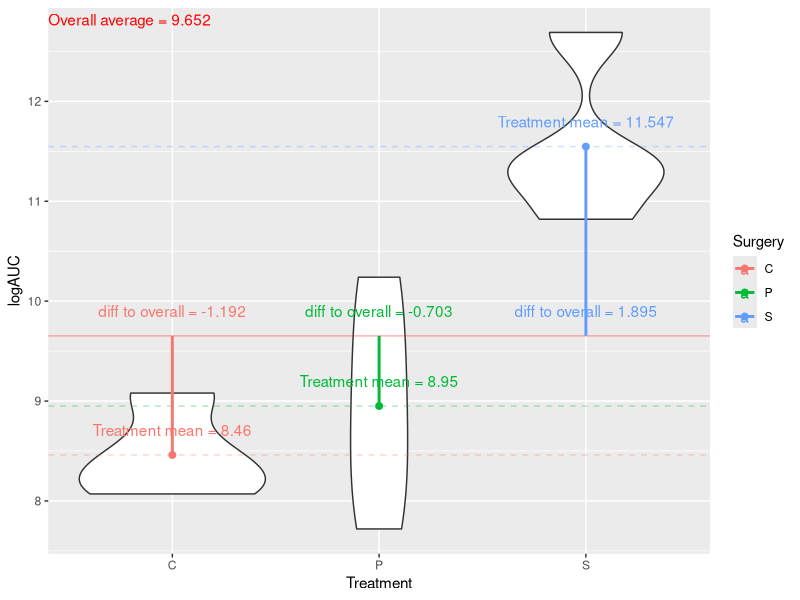
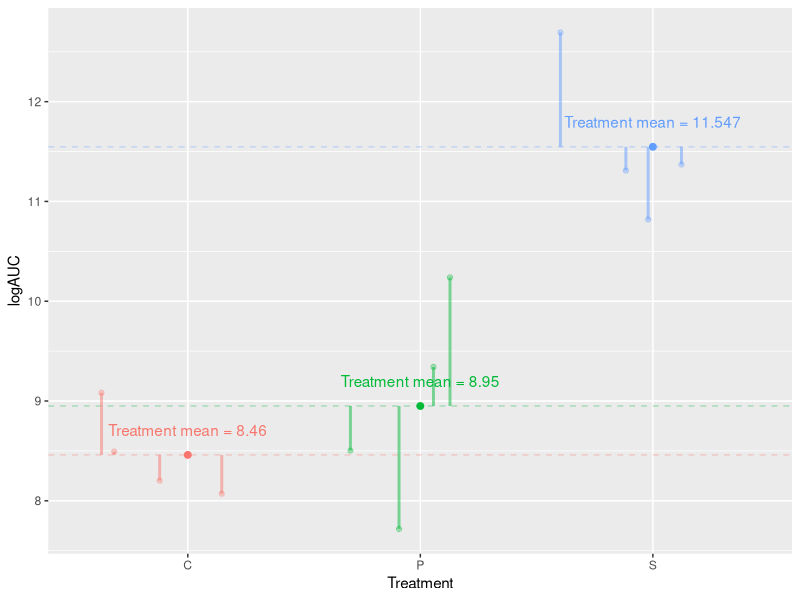
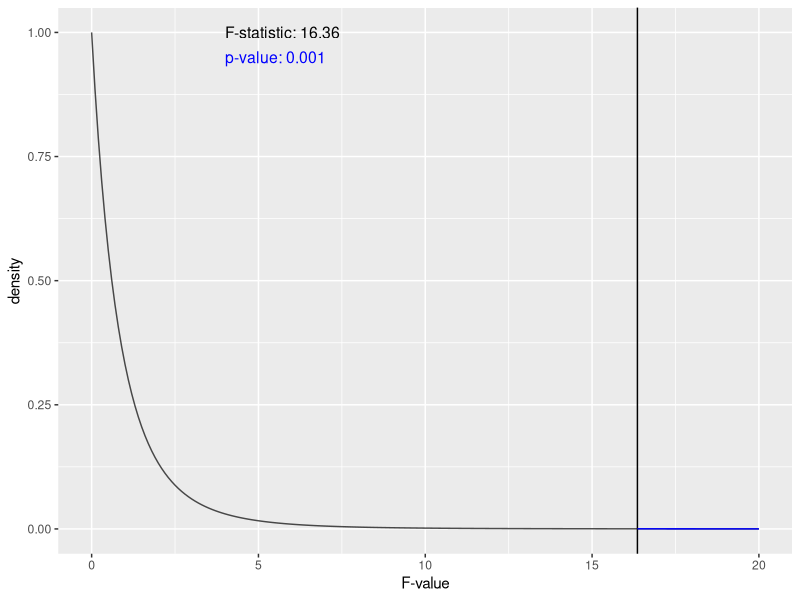
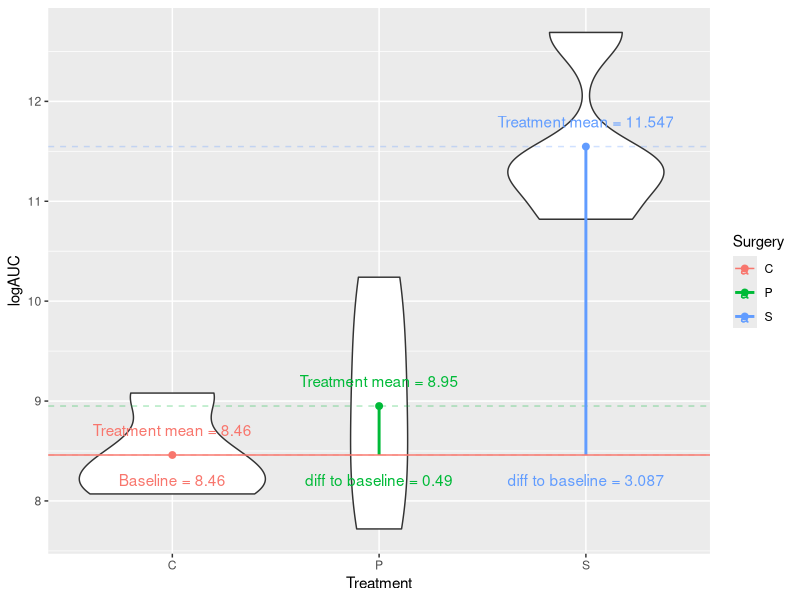

Write the R code that produced these figures, in order.
## ---- chunk 1
library(tidyverse)
rats <- read_csv("../data/crd_rats_data.csv")
rats$Surgery <- as_factor(rats$Surgery)
## ---- chunk 2
means <- rats %>% group_by(Surgery) %>% summarise(avg = mean(logAUC))
mean <- mean(rats$logAUC)
means$ends <- mean
ggplot(rats, aes(x = Surgery, y = logAUC)) + 
    geom_violin()  + 
  ylab("logAUC") +
  xlab("Treatment") +
  geom_point(data = means, aes(x = Surgery, y = avg, color = Surgery), size = 2) +
  geom_text(data = means, aes(x = Surgery, y = avg + 0.25, color = Surgery, label = paste0("Treatment mean = ",round(avg,3)))) +
  geom_hline(data = means, aes(yintercept = avg, color = Surgery), alpha = 0.3, lty = 2) +
  geom_hline(yintercept = mean, color = "red", alpha = 0.3) +
  annotate(geom = 'text', label = paste0("Overall average = ",round(mean,3)) , 
           x = -Inf, y = Inf, hjust = 0, vjust = 1.5, color = "red") +
  geom_segment(data = means, aes(x = Surgery, y = avg, xend = Surgery, yend = ends,color = Surgery), size = 1) +
  geom_text(data = means, aes(x = Surgery, y = ends + 0.25, color = Surgery, label = paste0("diff to overall = ",round(avg - ends,3))))
  
  
## ---- chunk 3
rats_df <- rats %>% mutate(ov_avg = mean(logAUC)) %>% 
  group_by(Surgery) %>% mutate(tr_avg = mean(logAUC), tr_avg_minus_ov_avg = mean(logAUC) - ov_avg,
                               obvs_minus_tr_avg = logAUC - mean(logAUC))
jit <- ggplot() + 
  geom_jitter(data = rats, aes(x = Surgery, y = logAUC))

rats_df$x_points <- layer_data(jit)$x
rats_df$y_points <- layer_data(jit)$y

ggplot() + 
  ylab("logAUC") +
  xlab("Treatment") +
  geom_point(data = means, aes(x = Surgery, y = avg, color = Surgery), size = 2) +
  geom_text(data = means, aes(x = Surgery, y = avg + 0.25, color = Surgery, 
                              label = paste0("Treatment mean = ",round(avg,3)))) +
  geom_hline(data = means, aes(yintercept = avg, color = Surgery), alpha = 0.3, lty = 2) +
  geom_point(data = rats_df, aes(x = x_points, y = y_points, color = Surgery), alpha = 0.3) +
  geom_segment(data = rats_df, aes(x = x_points, y = y_points, 
                                   xend = x_points, yend = tr_avg,color = Surgery), 
               size = 1, alpha = 0.5) +
    theme(legend.position = "none")
## ---- chunk 4
rats %>%
  group_by(Surgery) %>%
  summarise(avg = mean(logAUC))
## ---- chunk 5
rats_aov <- aov(logAUC ~ Surgery, data = rats)
summary(rats_aov)
## ---- chunk 6
rats_lm <- lm(logAUC ~ Surgery, data = rats)
## ---- chunk 7
stats_df <- data.frame(Fs = summary(rats_aov)[[1]][[4]][[1]])
crit_df <- as.data.frame(apply(stats_df,2,rep,each = 100))
crit_df$Fs <- c(sapply(stats_df$Fs, function(x) seq(x,20, length.out = 100)))
crit_df$y <- df(crit_df$Fs,df1 = 2,df2 = 9) ## corresponding F val
ggplot(stats_df,aes(x = Fs)) +
  geom_vline(aes(xintercept = Fs)) +
    geom_line(data = data.frame(x = seq(0,20,.1),
                              y  = df(seq(0,20,.1),df1 = 2,df2 = 9)),
              aes(x = x,y = y), alpha = 0.7) +
    theme(legend.position = "none") +
    ylab("density") +
    xlab("F-value") +
    geom_area(data = crit_df,mapping = aes(x = Fs,y = y),fill = "blue") +
  geom_line(data = crit_df,mapping = aes(x = Fs,y = y),color = "blue") +
  geom_text(aes(4, 1,label = paste("F-statistic:", format(round(Fs, 2), nsmall = 2))),
              size = 4, hjust = 0, color = "black")  +
  geom_text(aes(4, 0.95,label = paste("p-value:", format(round(pf(Fs,2,9,lower.tail = FALSE),4), 
                                                         nsmall = 2))),
              size = 4, hjust = 0, color = "blue") 

## ---- chunk 8
rats_lm <- lm(logAUC ~ Surgery, data = rats)
## ---- chunk 9
summary(rats_lm)$coef
## ---- chunk 10
means$base <- summary(rats_lm)$coef[1,1]
ggplot(rats, aes(x = Surgery, y = logAUC)) + 
    geom_violin()  + 
  ylab("logAUC") +
  xlab("Treatment") +
  geom_point(data = means, aes(x = Surgery, y = avg, color = Surgery), size = 2) +
  geom_text(data = means, aes(x = Surgery, y = avg + 0.25, color = Surgery, label = paste0("Treatment mean = ",round(avg,3)))) +
  geom_hline(data = means, aes(yintercept = avg, color = Surgery), alpha = 0.3, lty = 2) +
  geom_segment(data = means[2:3,], aes(x = Surgery, y = avg, xend = Surgery, yend = base,color = Surgery), size = 1) +
  geom_text(data = means[2:3,], aes(x = Surgery, y = base - 0.25, color = Surgery, label = paste0("diff to baseline = ",round(avg - base,3)))) +
  geom_hline(data = means[1,], aes(yintercept = avg, color = Surgery)) +
  geom_text(data = means[1,],aes(x = Surgery, y = base - 0.25, color = Surgery, label = paste0("Baseline = ",round(avg,3))))
  
## ---- chunk 11
anova(rats_lm)
## ---- chunk 12
options(warn=-1)
